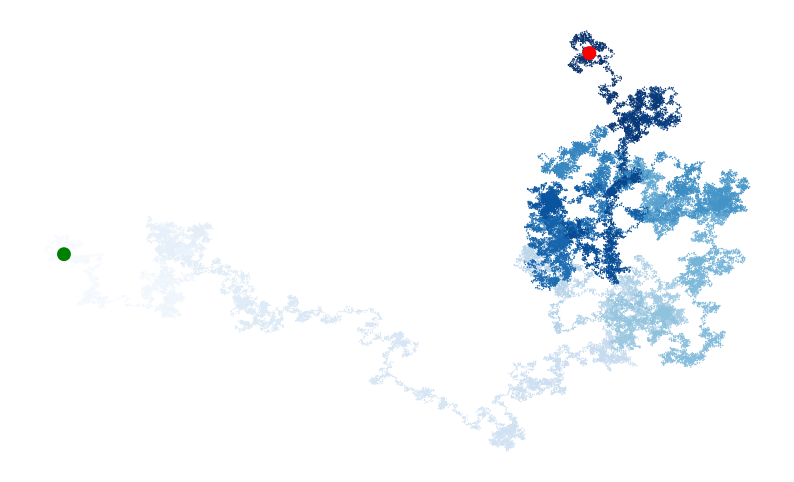

Write Python code to recreate this figure.
import matplotlib.pyplot as plt
from random_walk import RandomWalk

# Keep making new walks as long as the program is active
while True:
    rw = RandomWalk(50000)
    rw.fill_walk()

    # Set the size of the plotting window.
    plt.figure(figsize=(10, 6))

    point_numbers = list(range(rw.num_points))
    plt.scatter(rw.x_values, rw.y_values, c=point_numbers, cmap=plt.cm.Blues,
                edgecolor='none', s=1)

    # Emphasize the first and last points.
    plt.scatter(0, 0, c='green', edgecolors='none', s=100)
    plt.scatter(rw.x_values[-1], rw.y_values[-1], c='red', edgecolors='none',
                s=100)

    # Remove the axes.
    plt.axis('off')

    # Save the figure
    plt.savefig('rw_visual.png', bbox_inches='tight')

    # Close the figure to release resources
    plt.close()

    keep_running = input("Make another walk? (y/n): ")
    if keep_running.lower() == 'n':
        break
